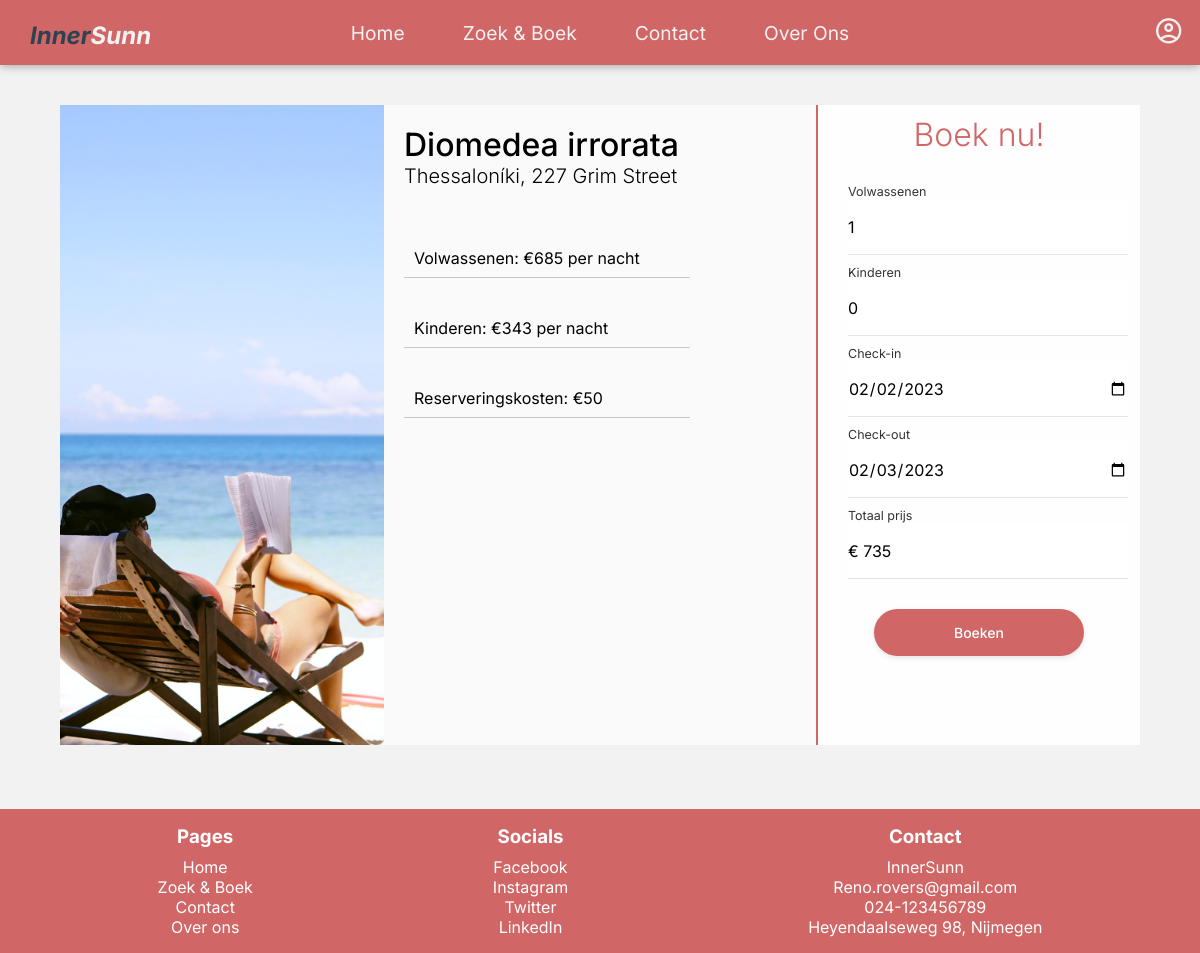
The page /pages/booking.php?accommodation=2 (signed in) on the database its author committed.
### tables this page shows
CREATE TABLE IF NOT EXISTS ACCOMMODATIONS (
	id INT NOT NULL AUTO_INCREMENT,
    name VARCHAR(255) NOT NULL,
    country VARCHAR(255) NOT NULL,
    city VARCHAR(255) NOT NULL,
    address VARCHAR(255) NOT NULL,
    description TEXT NOT NULL,
    price INT(10) NOT NULL,
    PRIMARY KEY(id),
    UNIQUE(name)
);

### includes/controllers/booking.php (called while the page is built, shortened)
<?php
require_once ROOT_PATH . 'includes/functions/database.php';
if (!isset($_GET['accommodation'])) {
    header("Location: " . BASE_URL . "pages/search.php");
} else {
    $accommodationId = $_GET['accommodation'];
}
$accommodation = getAccommodationById($accommodationId);

### includes/functions/database.php (called while the page is built, shortened)
<?php
require_once ROOT_PATH . 'includes/connection.php';
function getUserById($userId)
{
    global $conn;
    $query = "SELECT * FROM USERS WHERE ID = :userId";
    $queryExec = $conn->prepare($query);
    $queryExec->bindParam(":userId", $userId);
    $queryExec->execute();
    $results = $queryExec->fetch();
    return $results;
}
function getAccommodationById($accommodationId)
{
    global $conn;
    $result = null;
    $query = "SELECT * FROM accommodations WHERE ID = :accommodationId";
    $queryExec = $conn->prepare($query);
    $queryExec->bindParam(":accommodationId", $accommodationId);
    $queryExec->execute();
    $results = $queryExec->fetch();
    if ($results) {
        $result = $results;
        $result['images'] = getImages($accommodationId);
        $result['reviews'] = getReviews($accommodationId);
    }
    return $result;
}
function getImages($accommodationId)
{
    global $conn;
    $query = "SELECT URL as image FROM images WHERE accommodation_id = :accommodationId";
    $queryExec = $conn->prepare($query);
    $queryExec->bindParam(":accommodationId", $accommodationId);
    $queryExec->execute();
    $results = $queryExec->fetchAll();
    $images = array();
    foreach ($results as $image) {
        $images[] = $image['image'];
    }
    return $images;
}
function getReviews($accommodationId)
{
    global $conn;
    $query = "SELECT user_id, review, rating FROM reviews WHERE accommodation_id = :accommodationId";
    $queryExec = $conn->prepare($query);
    $queryExec->bindParam(":accommodationId", $accommodationId);
    $queryExec->execute();
    $results = $queryExec->fetchAll();
    $reviews = array();
    foreach ($results as $review) {
        $review['user'] = getUserById($review['user_id'])['username'];
        $reviews[] = $review;
    }
    return $reviews;
}

### pages/booking.php (the view, shortened to what this page needs)
<?php
require_once(ROOT_PATH . "includes/controllers/booking.php");
require_once(ROOT_PATH . "includes/partials/header.php");
?>
<main>
    <?php if (!isset($success) || empty($success) || $success == false) : ?>
        <div class="booking-container">
            <section class="accommodation-image">
                <img src="<?php echo BASE_URL . "resources/images/accommodations/" . $accommodation['images'][0] ?>" alt=" Chlamydosaurus kingii">
            </section>
            <section class="accommodation-info">
                <h2><?php echo $accommodation['name'] ?></h2>
                <h3><?php echo $accommodation['city'] . ', ' . $accommodation['address'] ?></h3>
                <div class="prices">
                    <ul>
                        <li>Volwassenen: €<?php echo $accommodation['price'] ?> per nacht</li>
                        <li>Kinderen: €<?php echo round($accommodation['price'] / 2, 0) ?> per nacht</li>
                        <li>Reserveringskosten: €50</li>
                    </ul>
                </div>
            </section>
            <section class="booking-form">
                <h2>Boek nu!</h2>
                <form action="<?php echo htmlspecialchars($_SERVER['PHP_SELF']) . "?accommodation=" . $_GET['accommodation'] ?>" method="POST">
                    <label for="adults">Volwassenen</label>
                    <input type="number" name="adults" id="adults" min="1" max="10" value="1" onchange="calculateTotalPrice(<?php echo $accommodation['price'] ?>, 50);">
                    <label for="children">Kinderen</label>
                    <input type="number" name="children" id="children" min="0" max="10" value="0" onchange="calculateTotalPrice(<?php echo $accommodation['price'] ?>, 50);">
                    <label for="check-in">Check-in</label>
                    <input type="date" name="check-in" id="check-in" onchange="checkDates(); calculateTotalPrice(<?php echo $accommodation['price'] ?>, 50);">
                    <label for="check-out">Check-out</label>
                    <input type="date" name="check-out" id="check-out" onchange="checkDates(); calculateTotalPrice(<?php echo $accommodation['price'] ?>, 50);">
                    <label for="total-price">Totaal prijs</label>
                    <input type="text" name="total-price" id="total-price" value="€ <?php echo $accommodation['price'] + 50 ?>" readonly>
                    <button type="submit" name="submit" value="Boeken"> Boeken </button>
                </form>
            </section>
        </div>
    <?php endif; ?>
</main>
<?php require_once(ROOT_PATH . "includes/partials/footer.php"); ?>

### css/variables.css (style rules this page uses)
:root { --color-primary: #d16666; --color-primary-dark: #9b4b4b; --color-secondary: #f2f2f2; --color-secondary-dark: #d9d9d9; --color-tertiary: #2c4251; }

### css/index.css (style rules this page uses)
* { box-sizing: border-box; padding: 0; margin: 0; font-family: "Inter", sans-serif; }
body { background-color: var(--color-secondary); }

### css/booking.css (style rules this page uses)
main { margin: 5vh auto; width: 90vw; display: flex; flex-direction: column; align-items: center; }
.booking-container { height: 80vh; width: 100%; display: flex; flex-direction: row; }
section.accommodation-image { width: 30%; height: 100%; }
section.accommodation-image img { width: 100%; height: inherit; object-fit: cover; }
section.accommodation-info { flex-grow: 1; padding: 20px; background-color: #fafafa; display: flex; flex-direction: column; align-items: flex-start; }
.accommodation-info h2 { font-size: 2em; font-weight: 500; }
.accommodation-info h3 { font-size: 1.25em; font-weight: 300; margin-top: 0; }
.accommodation-info .prices { display: flex; flex-direction: row; justify-content: space-between; width: 100%; margin-top: 50px; }
.accommodation-info .prices ul { list-style-type: none; padding-left: 0; display: flex; flex-direction: column; gap: 20px; }
.accommodation-info .prices ul li { font-size: 1em; color: #000; margin-bottom: 10px; padding: 10px; border-radius: 5px; position: relative; }
.accommodation-info .prices ul li::after { content: ""; position: absolute; left: 0px; bottom: 0; width: calc(100% + 40px); height: 1px; background-color: #000; opacity: 0.2; }
section.booking-form { width: 30%; height: 100%; background: #fefefe; border-left: 2px var(--color-primary) solid; }
.booking-form > h2 { font-size: 2em; font-weight: 300; margin-top: 10px; margin-bottom: 0; text-align: center; color: var(--color-primary); }
label { margin-top: 10px; font-size: 12.5px; color: #000; opacity: 0.8; font-weight: 400; }
form { padding: 20px 30px; display: flex; flex-direction: column; align-items: flex-start; height: 100%; }
.booking-form button { text-align: center; width: 80%; min-width: 100px; border-radius: 24px; padding: 15px 40px; margin-top: 30px; margin-left: auto; margin-right: auto; background-color: var(--color-primary); color: #fff; font-size: 14px; font-weight: 500; box-shadow: 0px 2px 6px -1px rgba(0, 0, 0, 0.13); border: none; transition: all 0.3s ease; outline: 0; }
.booking-form input { font-size: 16px; padding: 20px 0px; height: 56px; border: none; border-bottom: solid 1px rgba(0, 0, 0, 0.1); background: #fff; min-width: 280px; box-sizing: border-box; transition: all 0.3s linear; color: #000; font-weight: 400; }

### rows shown on the page
accommodations: name "Diomedea irrorata", city "Thessaloníki", address "227 Grim Street", price "685", $accommodation['price']/2 "343", total-price "€ 735"
